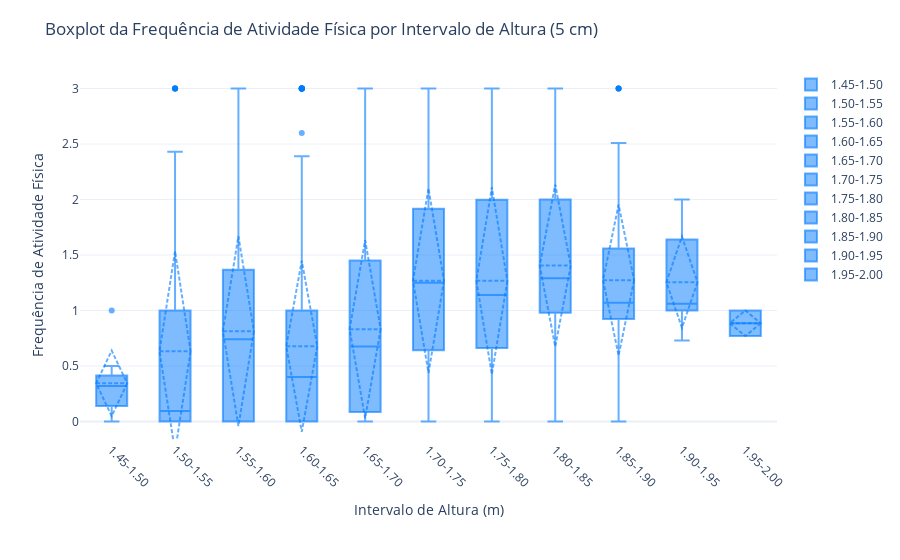

The notebook cell this image was saved under:
### Code cell
import pandas as pd
import numpy as np
import plotly.graph_objects as go

# Suponha que df já está carregado e tem as colunas 'Altura (m)' e 'Frequência de Atividade Física'

# 1. Criar intervalos de Altura a cada 5 cm (0.05 metros)
min_altura = df['Altura (m)'].min()
max_altura = df['Altura (m)'].max()

bins_altura = np.arange(np.floor(min_altura * 20) / 20, np.ceil(max_altura * 20) / 20 + 0.05, 0.05)

labels_altura = [f'{bins_altura[i]:.2f}-{bins_altura[i+1]:.2f}' for i in range(len(bins_altura)-1)]

df['Altura_Intervalo'] = pd.cut(
    df['Altura (m)'],
    bins=bins_altura,
    labels=labels_altura,
    include_lowest=True,
    right=False
)
df['Altura_Intervalo'] = df['Altura_Intervalo'].cat.reorder_categories(labels_altura, ordered=True)

# 2. Criar uma lista de boxplots, um para cada intervalo
boxplots = []
for intervalo in labels_altura:
    y_data = df.loc[df['Altura_Intervalo'] == intervalo, 'Frequência de Atividade Física']
    # Só adiciona se houver dados no intervalo
    if not y_data.empty:
        boxplots.append(
            go.Box(
                y=y_data,
                name=intervalo,
                boxmean='sd',  # Mostra a média e o desvio padrão
                marker_color='rgba(0, 123, 255, 0.6)'
            )
        )

# 3. Montar a figura
fig = go.Figure(data=boxplots)
fig.update_layout(
    title='Boxplot da Frequência de Atividade Física por Intervalo de Altura (5 cm)',
    xaxis_title='Intervalo de Altura (m)',
    yaxis_title='Frequência de Atividade Física',
    xaxis_tickangle=45,
    template='plotly_white',
    xaxis=dict(
        categoryorder='array',
        categoryarray=labels_altura  # Garante a ordem dos bins no eixo X
    ),
    margin=dict(t=70, b=120)
)
fig.show()

### Figure 1 — Plotly figure (JSON) as saved in the notebook; plotly's stock layout.template omitted (floating-point values rounded to 4 significant figures; data arrays with more than 128 entries replaced by an {"elided": "..."} marker saying what was removed)
{"data": [{"boxmean": "sd", "marker": {"color": "rgba(0, 123, 255, 0.6)"}, "name": "1.45-1.50", "type": "box", "y": [0.0, 1.0, 0.5, 0.32, 0.33, 0.0, 0.28, 0.32]}, {"boxmean": "sd", "marker": {"color": "rgba(0, 123, 255, 0.6)"}, "name": "1.50-1.55", "type": "box", "y": [3.0, 1.0, 0.0, 2.0, 0.0, 0.0, 0.0, 0.0, 3.0, 0.0, 0.0, 0.0, 0.0, 3.0, 2.0, 0.0, 0.0, 2.0, 2.0, 2.0, 0.0, 0.0, 0.0, 3.0, 1.0, 3.0, 0.0, 0.0, 1.0, 0.0, 0.0, 0.0, 0.0, 0.0, 1.37, 0.26, 2.31, 0.14, 0.0, 1.24, 0.0, 0.0, 1.88, 0.0, 0.0, 0.0, 0.0, 0.25, 0.0, 0.14, 0.11, 2.43, 0.04, 0.0, 0.46, 0.0, 0.0, 0.0, 0.15, 0.13, 0.94, 0.75, 0.1, 0.0, 0.09, 0.3, 0.45, 2.18, 0.26, 0.27, 0.93, 0.68, 0.99, 0.95, 1.92, 0.07, 1.4, 1.58, 0.02, 0.55, 1.1, 1.63, 0.0, 1.88, 0.0, 0.0, 0.0, 0.0, 1.34, 0.0, 0.0, 0.12, 0.0, 0.0]}, {"boxmean": "sd", "marker": {"color": "rgba(0, 123, 255, 0.6)"}, "name": "1.55-1.60", "type": "box", "y": {"elided": "157 float values"}}, {"boxmean": "sd", "marker": {"color": "rgba(0, 123, 255, 0.6)"}, "name": "1.60-1.65", "type": "box", "y": {"elided": "464 float values"}}, {"boxmean": "sd", "marker": {"color": "rgba(0, 123, 255, 0.6)"}, "name": "1.65-1.70", "type": "box", "y": {"elided": "364 float values"}}, {"boxmean": "sd", "marker": {"color": "rgba(0, 123, 255, 0.6)"}, "name": "1.70-1.75", "type": "box", "y": {"elided": "375 float values"}}, {"boxmean": "sd", "marker": {"color": "rgba(0, 123, 255, 0.6)"}, "name": "1.75-1.80", "type": "box", "y": {"elided": "355 float values"}}, {"boxmean": "sd", "marker": {"color": "rgba(0, 123, 255, 0.6)"}, "name": "1.80-1.85", "type": "box", "y": {"elided": "203 float values"}}, {"boxmean": "sd", "marker": {"color": "rgba(0, 123, 255, 0.6)"}, "name": "1.85-1.90", "type": "box", "y": [0.0, 0.0, 1.0, 2.0, 3.0, 2.0, 1.0, 3.0, 1.0, 2.0, 3.0, 1.0, 1.0, 3.0, 2.0, 1.49, 2.04, 2.01, 1.7, 2.51, 1.56, 2.01, 0.0, 1.1, 0.56, 2.0, 0.44, 0.0, 2.0, 1.82, 1.07, 1.55, 0.42, 1.52, 0.93, 1.0, 1.0, 0.79, 0.98, 1.0, 0.89, 0.92, 0.99, 1.32, 0.9, 1.07, 0.71, 1.21, 1.3, 0.85, 1.31, 1.3, 1.03, 1.36, 0.94, 0.92, 0.87, 1.28, 0.95, 0.6, 0.94, 1.49, 1.24, 1.17, 1.09, 0.9, 1.28]}, {"boxmean": "sd", "marker": {"color": "rgba(0, 123, 255, 0.6)"}, "name": "1.90-1.95", "type": "box", "y": [1.0, 1.0, 2.0, 2.0, 1.0, 1.0, 0.73, 0.98, 1.0, 0.74, 1.95, 0.91, 1.85, 1.06, 1.06, 1.2, 1.86, 1.11, 0.99, 1.39, 1.64, 1.14]}, {"boxmean": "sd", "marker": {"color": "rgba(0, 123, 255, 0.6)"}, "name": "1.95-2.00", "type": "box", "y": [1.0, 0.77]}], "layout": {"margin": {"b": 120, "t": 70}, "title": {"text": "Boxplot da Frequência de Atividade Física por Intervalo de Altura (5 cm)"}, "xaxis": {"categoryarray": ["1.45-1.50", "1.50-1.55", "1.55-1.60", "1.60-1.65", "1.65-1.70", "1.70-1.75", "1.75-1.80", "1.80-1.85", "1.85-1.90", "1.90-1.95", "1.95-2.00"], "categoryorder": "array", "tickangle": 45, "title": {"text": "Intervalo de Altura (m)"}}, "yaxis": {"title": {"text": "Frequência de Atividade Física"}}}}
